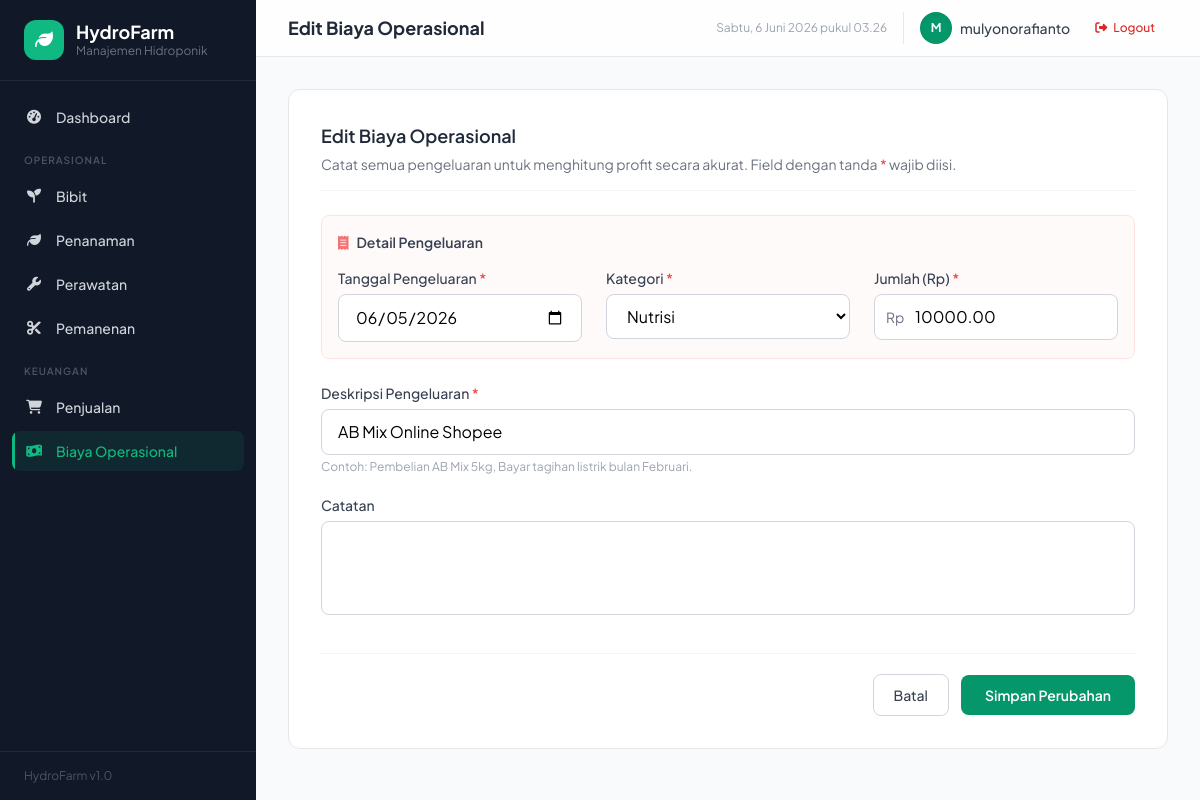
Page /biaya/1/edit/ (signed in) on the committed database.
### farm/models.py (models this page shows, shortened)
class BiayaOperasional(models.Model):
    KATEGORI_CHOICES = [
        ('listrik', 'Listrik'),
        ('air', 'Air'),
        ('nutrisi', 'Nutrisi'),
        ('media_tanam', 'Media Tanam'),
        ('peralatan', 'Peralatan'),
        ('tenaga_kerja', 'Tenaga Kerja'),
        ('transportasi', 'Transportasi'),
        ('pemeliharaan', 'Pemeliharaan'),
        ('lainnya', 'Lainnya'),
    ]
    tanggal = models.DateField('Tanggal', default=timezone.now)
    kategori = models.CharField('Kategori', max_length=20, choices=KATEGORI_CHOICES)
    deskripsi = models.CharField('Deskripsi', max_length=200)
    jumlah = models.DecimalField('Jumlah (Rp)', max_digits=12, decimal_places=2)
    catatan = models.TextField('Catatan', blank=True)
    class Meta:
        verbose_name = 'Biaya Operasional'
        verbose_name_plural = 'Data Biaya Operasional'
        ordering = ['-tanggal']

### farm/views.py (the view)
# urls.py: path('biaya/<int:pk>/edit/', views.BiayaOperasionalUpdateView.as_view(), name='biaya_update'),
class BiayaOperasionalUpdateView(LoginRequiredMixin, SuccessMessageMixin, UpdateView):
    model = BiayaOperasional
    form_class = BiayaOperasionalForm
    template_name = 'farm/biaya_form.html'
    success_url = reverse_lazy('farm:biaya_list')
    success_message = 'Biaya operasional berhasil diperbarui!'
    def get_context_data(self, **kwargs):
        ctx = super().get_context_data(**kwargs)
        ctx['page_title'] = 'Edit Biaya Operasional'
        ctx['cancel_url'] = reverse_lazy('farm:biaya_list')
        return ctx

### farm/forms.py
class BiayaOperasionalForm(forms.ModelForm):
    class Meta:
        model = BiayaOperasional
        fields = '__all__'
        widgets = {
            'tanggal': forms.DateInput(attrs={'class': INPUT_CSS, 'type': 'date'}, format=DATE_FORMAT),
            'kategori': forms.Select(attrs={'class': SELECT_CSS}),
            'deskripsi': forms.TextInput(attrs={'class': INPUT_CSS, 'placeholder': 'Deskripsi pengeluaran'}),
            'jumlah': forms.NumberInput(attrs={'class': INPUT_CSS, 'step': '0.01', 'min': '0'}),
            'catatan': forms.Textarea(attrs={'class': TEXTAREA_CSS, 'rows': 3}),
        }

### farm/templates/farm/biaya_form.html (shortened to what this page needs)
{% extends 'farm/base.html' %}
{% load farm_tags %}
{% block nav_biaya %}active text-emerald-400{% endblock %}
{% block page_header %}{{ page_title }}{% endblock %}
{% block content %}
<div class="max-w-5xl mx-auto">
    <div class="bg-white rounded-xl border border-gray-200 p-6 sm:p-8">
        <div class="mb-6 pb-4 border-b border-gray-100">
            <h3 class="text-lg font-semibold text-gray-800">
                {% if form.instance.pk %}Edit Biaya Operasional{% else %}Catat Pengeluaran Baru{% endif %}
            </h3>
            <p class="text-sm text-gray-500 mt-1">Catat semua pengeluaran untuk menghitung profit secara akurat. Field dengan tanda <span class="text-red-500">*</span> wajib diisi.</p>
        </div>
        <form method="post" novalidate>
            <div class="mb-6 p-4 bg-red-50/40 rounded-lg border border-red-100">
                <h4 class="text-sm font-semibold text-gray-700 mb-4"><i class="fas fa-receipt mr-2 text-red-400"></i>Detail Pengeluaran</h4>
                <div class="grid grid-cols-1 md:grid-cols-3 gap-x-6 gap-y-5">
                    <div>
                        <label for="{{ form.tanggal.id_for_label }}" class="block text-sm font-medium text-gray-700 mb-1.5">
                            Tanggal Pengeluaran <span class="text-red-500">*</span>
                        </label>
                        {{ form.tanggal }}
                    </div>
                    <div>
                        <label for="{{ form.kategori.id_for_label }}" class="block text-sm font-medium text-gray-700 mb-1.5">
                            Kategori <span class="text-red-500">*</span>
                        </label>
                        {{ form.kategori }}
                    </div>
                    <div>
                        <label for="{{ form.jumlah.id_for_label }}" class="block text-sm font-medium text-gray-700 mb-1.5">
                            Jumlah (Rp) <span class="text-red-500">*</span>
                        </label>
                        <div class="relative">
                            <span class="absolute left-3 top-1/2 -translate-y-1/2 text-gray-500 text-sm">Rp</span>
                            {{ form.jumlah }}
                        </div>
                    </div>
                </div>
            </div>
            <div class="grid grid-cols-1 gap-y-5">
                <div>
                    <label for="{{ form.deskripsi.id_for_label }}" class="block text-sm font-medium text-gray-700 mb-1.5">
                        Deskripsi Pengeluaran <span class="text-red-500">*</span>
                    </label>
                    {{ form.deskripsi }}
                    <p class="mt-1 text-xs text-gray-400">Contoh: Pembelian AB Mix 5kg, Bayar tagihan listrik bulan Februari.</p>
                </div>
                <div>
                    <label for="{{ form.catatan.id_for_label }}" class="block text-sm font-medium text-gray-700 mb-1.5">
                        Catatan
                    </label>
                    {{ form.catatan }}
                </div>
            </div>
            <div class="mt-8 pt-5 border-t border-gray-100 flex flex-col sm:flex-row items-center justify-end gap-3">
                <a href="{{ cancel_url }}" class="w-full sm:w-auto px-5 py-2.5 border border-gray-300 rounded-lg text-sm font-medium text-gray-700 hover:bg-gray-50 transition text-center">
                    Batal
                </a>
                <button type="submit" class="w-full sm:w-auto px-6 py-2.5 bg-emerald-600 text-white rounded-lg text-sm font-semibold hover:bg-emerald-700 transition shadow-sm">
                    {% if form.instance.pk %}Simpan Perubahan{% else %}Simpan Pengeluaran{% endif %}
                </button>
            </div>
        </form>
    </div>
</div>
{% endblock %}

### farm/templates/farm/base.html (shortened to what this page needs)
{% load static %}
{% load farm_tags %}
<!DOCTYPE html>
<html lang="id">
<head>
    <script src="https://cdn.tailwindcss.com"></script>
    <link rel="stylesheet" href="https://cdnjs.cloudflare.com/ajax/libs/font-awesome/6.5.0/css/all.min.css">
</head>
<body class="bg-gray-50 min-h-screen">
    <aside id="sidebar" class="sidebar fixed inset-y-0 left-0 z-40 w-64 bg-gray-900 text-gray-300 flex flex-col transform -translate-x-full lg:translate-x-0">
        <div class="px-6 py-5 border-b border-gray-800">
            <div class="flex items-center gap-3">
                <div class="w-10 h-10 bg-emerald-500 rounded-xl flex items-center justify-center">
                    <i class="fas fa-leaf text-white text-lg"></i>
                </div>
                <div>
                    <h1 class="text-white font-bold text-lg leading-tight">HydroFarm</h1>
                    <p class="text-xs text-gray-500">Manajemen Hidroponik</p>
                </div>
            </div>
        </div>
        <nav class="flex-1 px-3 py-4 space-y-1 overflow-y-auto">
            <a href="{% url 'farm:dashboard' %}" class="sidebar-link flex items-center gap-3 px-3 py-2.5 rounded-lg text-sm font-medium {% block nav_dashboard %}{% endblock %}">
                <i class="fas fa-tachometer-alt w-5 text-center"></i> Dashboard
            </a>
            <div class="pt-3 pb-1 px-3">
                <p class="text-[10px] font-semibold uppercase tracking-widest text-gray-600">Operasional</p>
            </div>
            <a href="{% url 'farm:bibit_list' %}" class="sidebar-link flex items-center gap-3 px-3 py-2.5 rounded-lg text-sm font-medium {% block nav_bibit %}{% endblock %}">
                <i class="fas fa-seedling w-5 text-center"></i> Bibit
            </a>
            <a href="{% url 'farm:penanaman_list' %}" class="sidebar-link flex items-center gap-3 px-3 py-2.5 rounded-lg text-sm font-medium {% block nav_penanaman %}{% endblock %}">
                <i class="fas fa-leaf w-5 text-center"></i> Penanaman
            </a>
            <a href="{% url 'farm:perawatan_list' %}" class="sidebar-link flex items-center gap-3 px-3 py-2.5 rounded-lg text-sm font-medium {% block nav_perawatan %}{% endblock %}">
                <i class="fas fa-wrench w-5 text-center"></i> Perawatan
            </a>
            <a href="{% url 'farm:pemanenan_list' %}" class="sidebar-link flex items-center gap-3 px-3 py-2.5 rounded-lg text-sm font-medium {% block nav_pemanenan %}{% endblock %}">
                <i class="fas fa-cut w-5 text-center"></i> Pemanenan
            </a>
            <div class="pt-3 pb-1 px-3">
                <p class="text-[10px] font-semibold uppercase tracking-widest text-gray-600">Keuangan</p>
            </div>
            <a href="{% url 'farm:penjualan_list' %}" class="sidebar-link flex items-center gap-3 px-3 py-2.5 rounded-lg text-sm font-medium {% block nav_penjualan %}{% endblock %}">
                <i class="fas fa-shopping-cart w-5 text-center"></i> Penjualan
            </a>
            <a href="{% url 'farm:biaya_list' %}" class="sidebar-link flex items-center gap-3 px-3 py-2.5 rounded-lg text-sm font-medium {% block nav_biaya %}{% endblock %}">
                <i class="fas fa-money-bill-wave w-5 text-center"></i> Biaya Operasional
            </a>
        </nav>
        <div class="px-6 py-4 border-t border-gray-800">
            <p class="text-xs text-gray-600">HydroFarm v1.0</p>
        </div>
    </aside>
    <div class="lg:ml-64 flex flex-col min-h-screen">
        <header class="sticky top-0 z-20 bg-white/80 backdrop-blur-md border-b border-gray-200 px-4 lg:px-8 py-3">
            <div class="flex items-center justify-between">
                <div class="flex items-center gap-3">
                    <h2 class="text-lg font-bold text-gray-800">{% block page_header %}Dashboard{% endblock %}</h2>
                </div>
                <div class="flex items-center gap-4">
                    <span class="text-xs text-gray-400 hidden md:inline" id="current-datetime"></span>
                    {% if user.is_authenticated %}
                    <div class="flex items-center gap-2 pl-4 border-l border-gray-200">
                        <div class="w-8 h-8 bg-emerald-600 rounded-full flex items-center justify-center text-white font-bold text-xs shadow-inner">
                            {{ user.username|make_list|first|upper }}
                        </div>
                        <span class="text-sm font-medium text-gray-700 hidden sm:inline">{{ user.username }}</span>
                        <form action="{% url 'logout' %}" method="post" class="inline">
                            <button type="submit" class="ml-1 flex items-center gap-1.5 px-3 py-1.5 rounded-lg text-xs font-medium text-red-600 hover:bg-red-50 transition border border-transparent hover:border-red-200">
                                <i class="fas fa-sign-out-alt"></i> <span class="hidden sm:inline">Logout</span>
                            </button>
                        </form>
                    </div>
                    {% else %}
                    <div class="pl-4 border-l border-gray-200">
                        <a href="{% url 'login' %}" class="flex items-center gap-1.5 px-3 py-1.5 rounded-lg text-xs font-medium text-emerald-600 hover:bg-emerald-50 transition border border-transparent hover:border-emerald-200">
                            <i class="fas fa-sign-in-alt"></i> Login
                        </a>
                    </div>
                    {% endif %}
                </div>
            </div>
        </header>
        <main class="flex-1 p-4 lg:p-8 fade-in">
            {% block content %}{% endblock %}
        </main>
    </div>
</body>
</html>

### farm/templates/farm/base.html (style rules this page uses)
body { font-family: 'Plus Jakarta Sans', sans-serif; }
.sidebar { transition: transform 0.3s cubic-bezier(0.4, 0, 0.2, 1); }
.sidebar-link { transition: all 0.2s ease; position: relative; overflow: hidden; }
.sidebar-link::before { content: ''; position: absolute; left: 0; top: 0; bottom: 0; width: 3px; background: #10b981; transform: scaleY(0); transition: transform 0.2s ease; }
.sidebar-link:hover::before, .sidebar-link.active::before { transform: scaleY(1); }
.sidebar-link:hover, .sidebar-link.active { background: rgba(16, 185, 129, 0.1); color: #10b981; }
.fade-in { animation: fadeIn 0.5s ease; }

### rows in the picture
BiayaOperasional: tanggal "06/05/2026", kategori "Nutrisi", jumlah "10000.00", deskripsi "AB Mix Online Shopee"

### other values in the picture
{{ page_title }} "Edit Biaya Operasional"
{{ user.username|make_list|first|upper }} "M"
{{ user.username }} "mulyonorafianto"
